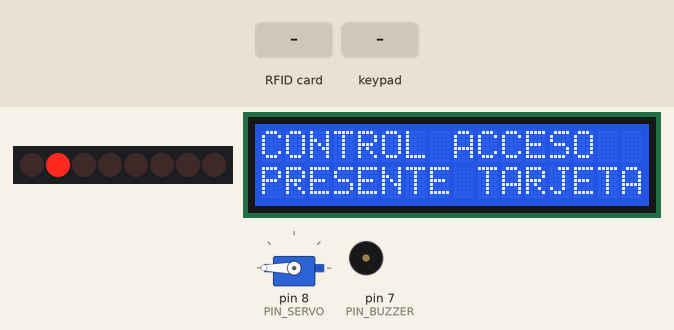
Simulated run of this sketch. Board: Arduino Uno, built with avr-gcc and run on an emulated ATmega328P. Shown: 8 shift-register outputs drawn as a row of LEDs (first output left, lit = HIGH), 16×2 character LCD, servo, buzzer (waves = sounding, pin HIGH). Wiring (inferred from the names in the program): shift register (74HC595): latch pin 6. Wiring (inferred from the signals the program sends): row of LEDs: on Q0, Q1, Q2, Q3, Q4, Q5, Q6, Q7. The test bench sets the inputs (shaded band). EEPROM starts erased; pins used as bus, display or sensor lines are not drawn; what the sketch prints to the serial monitor is not drawn.

Above: at 2.6 s.
2.7 s: RFID card 5E 7A 19 C4 held to the reader
At 5.2 s:
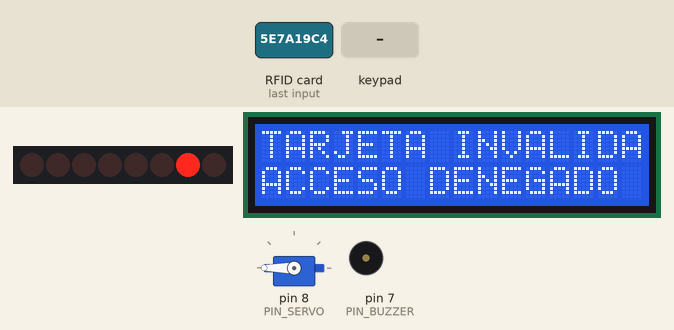
5.7 s: RFID card 35 5A 08 01 held to the reader
At 7.5 s:
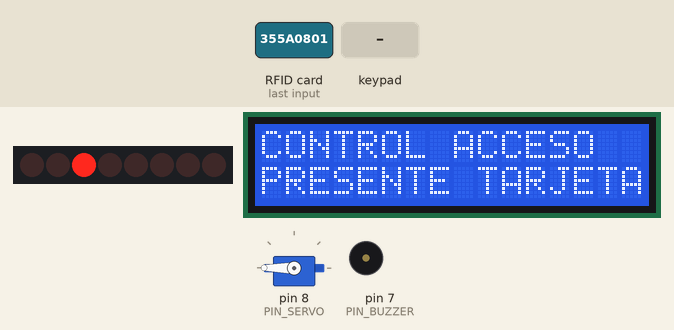
8.7 s: keypad keys 2 3 4 5 # pressed 0.4 s apart
At 12.1 s:
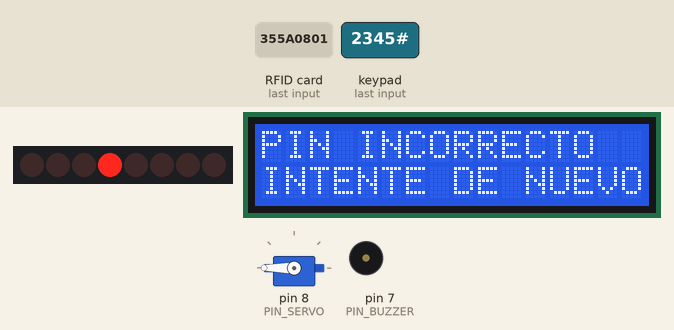
Timing chart, 0 to 13.6 s (numbered marks = the images above; inputs shaded):
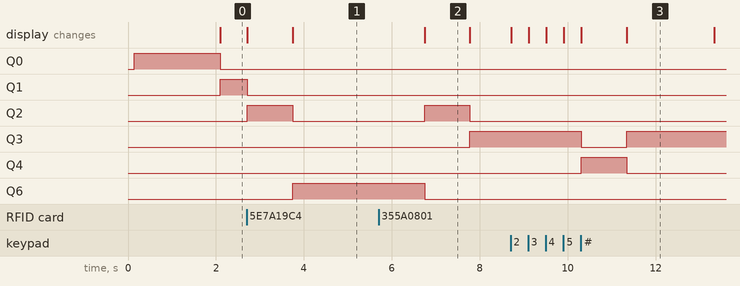

The sketch:

CodigoFase2.ino
```cpp
#include <SPI.h>
#include <EEPROM.h>
#include <MFRC522.h>
#include <Wire.h>
#include <LiquidCrystal_I2C.h>
#include <Keypad.h>
#include <Servo.h>

const uint8_t PIN_RFID_SS   = 10;
const uint8_t PIN_595_LATCH = 6;
const uint8_t PIN_BUZZER    = 7;
const uint8_t PIN_SERVO     = 8;

const char TECLA_BORRAR     = '*';
const char TECLA_CONFIRMAR  = '#';
const char TECLA_CERRAR     = 'C';
const char TECLA_DESACTIVAR = 'D';

const uint8_t ANGULO_CERRADO = 180;
const uint8_t ANGULO_ABIERTO = 80;

enum Estado : uint8_t {
  ESTADO_INICIO         = 0b00000001,
  ESTADO_ESPERANDO_RFID = 0b00000010,
  ESTADO_VALIDANDO_RFID = 0b00000100,
  ESTADO_ESPERANDO_PIN  = 0b00001000,
  ESTADO_VALIDANDO_PIN  = 0b00010000,
  ESTADO_AUTORIZADO     = 0b00100000,
  ESTADO_DENEGADO       = 0b01000000,
  ESTADO_ALARMA         = 0b10000000
};

const unsigned long TIEMPO_INICIO     = 2000;
const unsigned long TIEMPO_VALIDACION = 1000;
const unsigned long TIEMPO_RESULTADO  = 3000;
const unsigned long TIEMPO_MENSAJE    = 2000;

const uint8_t MAX_INTENTOS = 3;
const uint8_t LARGO_PIN    = 4;

const uint8_t FIRMA_EEPROM = 0x5B;
const int     DIR_FIRMA    = 0;
const int     DIR_CANTIDAD = 1;
const int     DIR_USUARIOS = 2;
const uint8_t LARGO_UID    = 4;

struct Usuario {
  uint8_t  uid[LARGO_UID];
  uint16_t pin;
};

const Usuario USUARIOS_INICIALES[] = {
  { {0x35, 0x5A, 0x08, 0x01}, 1234 },
  { {0x61, 0x33, 0xB6, 0x06}, 5678 }
};
const uint8_t CANTIDAD_INICIAL = sizeof(USUARIOS_INICIALES) / sizeof(Usuario);

const byte FILAS = 4;
const byte COLUMNAS = 4;

char teclas[FILAS][COLUMNAS] = {
  {'1', '2', '3', 'A'},
  {'4', '5', '6', 'B'},
  {'7', '8', '9', 'C'},
  {'*', '0', '#', 'D'}
};

byte pinesFilas[FILAS] = {2, 3, 4, 5};
byte pinesColumnas[COLUMNAS] = {A0, A1, A2, A3};

MFRC522 rfid(PIN_RFID_SS, UINT8_MAX);
LiquidCrystal_I2C lcd(0x27, 16, 2);
Keypad teclado = Keypad(makeKeymap(teclas), pinesFilas, pinesColumnas, FILAS, COLUMNAS);
Servo servoPuerta;

Estado        estadoActual = ESTADO_INICIO;
unsigned long inicioEstado = 0;
uint8_t       uidLeido[LARGO_UID];
int           usuarioActual = -1;

uint8_t  digitosIngresados = 0;
uint16_t pinIngresado = 0;
uint8_t  intentosFallidos = 0;
bool     mostrandoPinIncorrecto = false;

void setup()
{
  Serial.begin(9600);
  SPI.begin();

  lcd.init();
  lcd.backlight();

  pinMode(PIN_595_LATCH, OUTPUT);
  digitalWrite(PIN_595_LATCH, LOW);

  pinMode(PIN_BUZZER, OUTPUT);
  digitalWrite(PIN_BUZZER, LOW);

  servoPuerta.attach(PIN_SERVO);
  servoPuerta.write(ANGULO_CERRADO);

  cambiarEstado(ESTADO_INICIO);
  mostrarLCD(F("SISTEMA ACCESO"), F("INICIANDO..."));
  Serial.println(F("SISTEMA ACCESO"));
  Serial.println(F("INICIANDO..."));

  rfid.PCD_Init();
  delay(100);

  byte version = rfid.PCD_ReadRegister(MFRC522::VersionReg);
  Serial.print(F("Version del lector: 0x"));
  Serial.println(version, HEX);
  if (version == 0x00 || version == 0xFF)
  {
    Serial.println(F("ERROR: no se detecta el lector RFID"));
  }

  inicializarEEPROM();
  mostrarUsuarios();
}

void loop()
{
  unsigned long transcurrido = millis() - inicioEstado;
  char tecla = teclado.getKey();

  switch (estadoActual)
  {
    case ESTADO_INICIO:
      if (transcurrido >= TIEMPO_INICIO)
      {
        irAEsperaRFID();
      }
      break;

    case ESTADO_ESPERANDO_RFID:
      if (leerTarjeta())
      {
        cambiarEstado(ESTADO_VALIDANDO_RFID);
        Serial.print(F("Tarjeta detectada. UID: "));
        imprimirUID(uidLeido);
        Serial.println();
      }
      break;

    case ESTADO_VALIDANDO_RFID:
      if (transcurrido >= TIEMPO_VALIDACION)
      {
        validarTarjeta();
      }
      break;

    case ESTADO_ESPERANDO_PIN:
      if (mostrandoPinIncorrecto)
      {
        if (transcurrido >= TIEMPO_MENSAJE)
        {
          mostrandoPinIncorrecto = false;
          pedirPIN();
        }
      }
      else if (tecla)
      {
        procesarTeclaPIN(tecla);
      }
      break;

    case ESTADO_VALIDANDO_PIN:
      if (transcurrido >= TIEMPO_VALIDACION)
      {
        validarPIN();
      }
      break;

    case ESTADO_AUTORIZADO:
      if (tecla == TECLA_CERRAR)
      {
        Serial.println(F("Puerta cerrada"));
        irAEsperaRFID();
      }
      break;

    case ESTADO_DENEGADO:
      if (transcurrido >= TIEMPO_RESULTADO)
      {
        if (intentosFallidos >= MAX_INTENTOS)
        {
          activarAlarma();
        }
        else
        {
          irAEsperaRFID();
        }
      }
      break;

    case ESTADO_ALARMA:
      if (tecla == TECLA_DESACTIVAR)
      {
        digitalWrite(PIN_BUZZER, LOW);
        Serial.println(F("Alarma desactivada"));
        irAEsperaRFID();
      }
      break;

    default:
      break;
  }
}

void mostrarLCD(const __FlashStringHelper *linea1, const __FlashStringHelper *linea2)
{
  lcd.clear();
  lcd.setCursor(0, 0);
  lcd.print(linea1);
  lcd.setCursor(0, 1);
  lcd.print(linea2);
}

void cambiarEstado(Estado nuevo)
{
  estadoActual = nuevo;
  inicioEstado = millis();
  escribir595(nuevo);
}

void cerrarPuerta()
{
  servoPuerta.write(ANGULO_CERRADO);
}

void abrirPuerta()
{
  servoPuerta.write(ANGULO_ABIERTO);
}

void irAEsperaRFID()
{
  cerrarPuerta();
  usuarioActual = -1;
  intentosFallidos = 0;
  cambiarEstado(ESTADO_ESPERANDO_RFID);
  mostrarLCD(F("CONTROL ACCESO"), F("PRESENTE TARJETA"));
  Serial.println();
  Serial.println(F("CONTROL ACCESO"));
  Serial.println(F("PRESENTE TARJETA"));
}

void validarTarjeta()
{
  usuarioActual = buscarUsuario(uidLeido);

  if (usuarioActual >= 0)
  {
    Serial.print(F("Tarjeta valida. Usuario "));
    Serial.println(usuarioActual + 1);
    intentosFallidos = 0;
    pedirPIN();
  }
  else
  {
    cerrarPuerta();
    cambiarEstado(ESTADO_DENEGADO);
    mostrarLCD(F("TARJETA INVALIDA"), F("ACCESO DENEGADO"));
    Serial.println(F("TARJETA INVALIDA"));
    Serial.println(F("ACCESO DENEGADO"));
  }
}

void pedirPIN()
{
  digitosIngresados = 0;
  pinIngresado = 0;
  cambiarEstado(ESTADO_ESPERANDO_PIN);
  mostrarLCD(F("INGRESE SU PIN"), F("____"));
  Serial.println(F("INGRESE SU PIN"));
}

void mostrarAsteriscos()
{
  lcd.setCursor(0, 1);
  for (uint8_t i = 0; i < LARGO_PIN; i++)
  {
    lcd.print(i < digitosIngresados ? '*' : '_');
  }
}

void procesarTeclaPIN(char tecla)
{
  if (tecla >= '0' && tecla <= '9')
  {
    if (digitosIngresados < LARGO_PIN)
    {
      pinIngresado = pinIngresado * 10 + (tecla - '0');
      digitosIngresados++;
      mostrarAsteriscos();
    }
  }
  else if (tecla == TECLA_BORRAR)
  {
    if (digitosIngresados > 0)
    {
      pinIngresado = pinIngresado / 10;
      digitosIngresados--;
      mostrarAsteriscos();
    }
  }
  else if (tecla == TECLA_CONFIRMAR)
  {
    if (digitosIngresados == LARGO_PIN)
    {
      cambiarEstado(ESTADO_VALIDANDO_PIN);
      Serial.println(F("Validando PIN..."));
    }
  }
}

void validarPIN()
{
  Usuario usuario = leerUsuario(usuarioActual);

  if (pinIngresado == usuario.pin)
  {
    cambiarEstado(ESTADO_AUTORIZADO);
    mostrarLCD(F("ACCESO"), F("AUTORIZADO"));
    abrirPuerta();
    Serial.println(F("ACCESO AUTORIZADO"));
    Serial.println(F("Puerta abierta, presione C para cerrar"));
    return;
  }

  cerrarPuerta();
  intentosFallidos++;
  Serial.print(F("PIN INCORRECTO. Intento "));
  Serial.println(intentosFallidos);

  if (intentosFallidos < MAX_INTENTOS)
  {
    cambiarEstado(ESTADO_ESPERANDO_PIN);
    mostrandoPinIncorrecto = true;
    mostrarLCD(F("PIN INCORRECTO"), F("INTENTE DE NUEVO"));
  }
  else
  {
    cambiarEstado(ESTADO_DENEGADO);
    mostrarLCD(F("ACCESO DENEGADO"), F(""));
    Serial.println(F("ACCESO DENEGADO"));
  }
}

void activarAlarma()
{
  cerrarPuerta();
  cambiarEstado(ESTADO_ALARMA);
  digitalWrite(PIN_BUZZER, HIGH);
  mostrarLCD(F("ACCESO BLOQUEADO"), F("ALARMA ACTIVADA"));
  Serial.println(F("ACCESO BLOQUEADO"));
  Serial.println(F("ALARMA ACTIVADA, presione D para desactivar"));
}

void escribir595(uint8_t valor)
{
  SPI.beginTransaction(SPISettings(1000000, MSBFIRST, SPI_MODE0));
  SPI.transfer(valor);
  SPI.endTransaction();

  digitalWrite(PIN_595_LATCH, HIGH);
  digitalWrite(PIN_595_LATCH, LOW);
}

bool leerTarjeta()
{
  if (!rfid.PICC_IsNewCardPresent())
  {
    return false;
  }
  if (!rfid.PICC_ReadCardSerial())
  {
    return false;
  }

  memset(uidLeido, 0, LARGO_UID);
  memcpy(uidLeido, rfid.uid.uidByte, min(rfid.uid.size, LARGO_UID));

  rfid.PICC_HaltA();
  rfid.PCD_StopCrypto1();
  return true;
}

void imprimirUID(const uint8_t *uid)
{
  for (uint8_t i = 0; i < LARGO_UID; i++)
  {
    if (uid[i] < 0x10)
    {
      Serial.print('0');
    }
    Serial.print(uid[i], HEX);
    Serial.print(' ');
  }
}

void inicializarEEPROM()
{
  if (EEPROM.read(DIR_FIRMA) == FIRMA_EEPROM)
  {
    Serial.println(F("Usuarios cargados desde la EEPROM."));
    return;
  }

  for (uint8_t i = 0; i < CANTIDAD_INICIAL; i++)
  {
    EEPROM.put(direccionUsuario(i), USUARIOS_INICIALES[i]);
  }
  EEPROM.update(DIR_CANTIDAD, CANTIDAD_INICIAL);
  EEPROM.update(DIR_FIRMA, FIRMA_EEPROM);
  Serial.println(F("Usuarios guardados en la EEPROM por primera vez."));
}

uint8_t cantidadUsuarios()
{
  return EEPROM.read(DIR_CANTIDAD);
}

int direccionUsuario(uint8_t indice)
{
  return DIR_USUARIOS + indice * sizeof(Usuario);
}

Usuario leerUsuario(uint8_t indice)
{
  Usuario usuario;
  EEPROM.get(direccionUsuario(indice), usuario);
  return usuario;
}

int buscarUsuario(const uint8_t *uid)
{
  for (uint8_t i = 0; i < cantidadUsuarios(); i++)
  {
    Usuario usuario = leerUsuario(i);
    if (memcmp(usuario.uid, uid, LARGO_UID) == 0)
    {
      return i;
    }
  }
  return -1;
}

void mostrarUsuarios()
{
  Serial.print(F("Usuarios registrados: "));
  Serial.println(cantidadUsuarios());

  for (uint8_t i = 0; i < cantidadUsuarios(); i++)
  {
    Usuario usuario = leerUsuario(i);
    Serial.print(F("  Usuario "));
    Serial.print(i + 1);
    Serial.print(F(" - UID: "));
    imprimirUID(usuario.uid);
    Serial.print(F("- PIN: "));
    Serial.println(usuario.pin);
  }
}
```

Measured:
- after the input at 2.7 s, Q1: HIGH → LOW at once; Q2: LOW → HIGH at once, → LOW 1.0 s later; Q6: LOW → HIGH after 1.0 s; the display: first changes at once (image 1 shows a later state)
- after the input at 5.7 s, the display: first differs from a run without the input after 1.0 s (image 2)
- after the input at 8.7 s, Q3: HIGH → LOW after 1.6 s, → HIGH 1.0 s later; Q4: LOW → HIGH after 1.6 s, → LOW 1.0 s later; the display: first changes at once (image 3 shows a later state)
- what the display in image 2 shows lasts 1.1 s, from 6.7 s to 7.8 s
